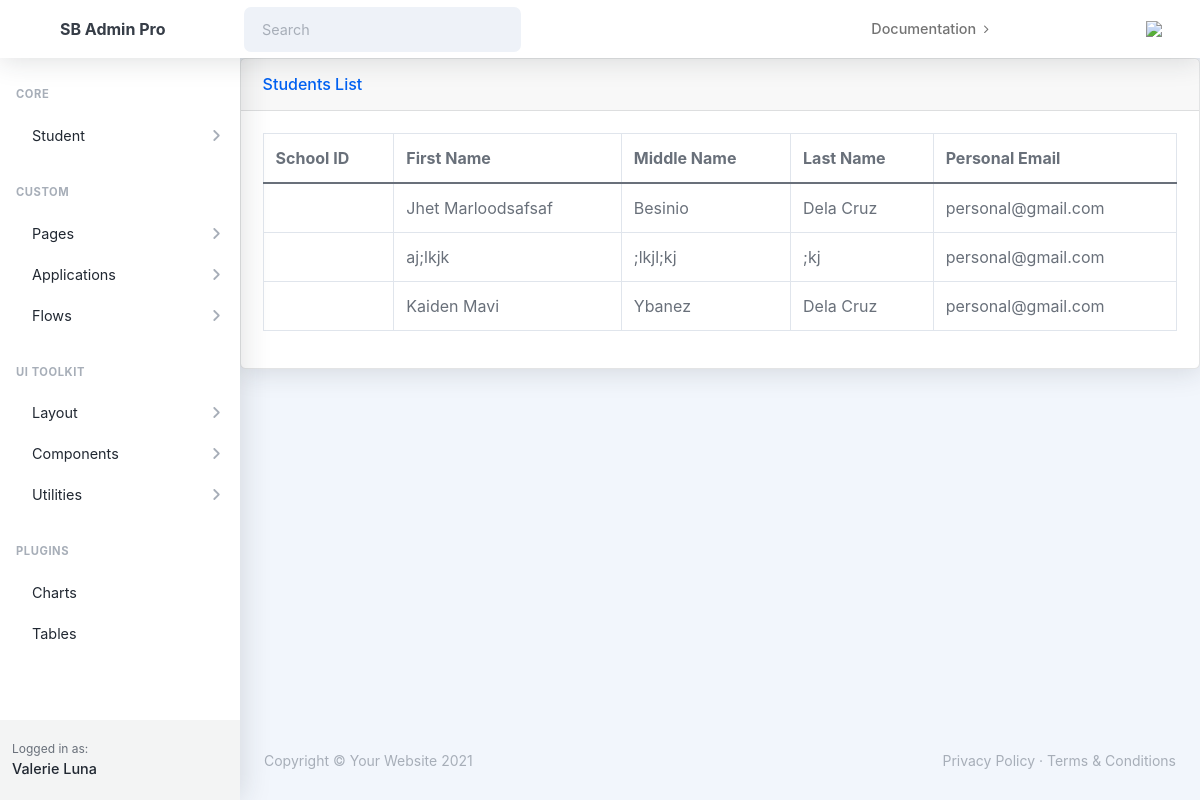
The page /students/lists/ on the database as committed earlier.
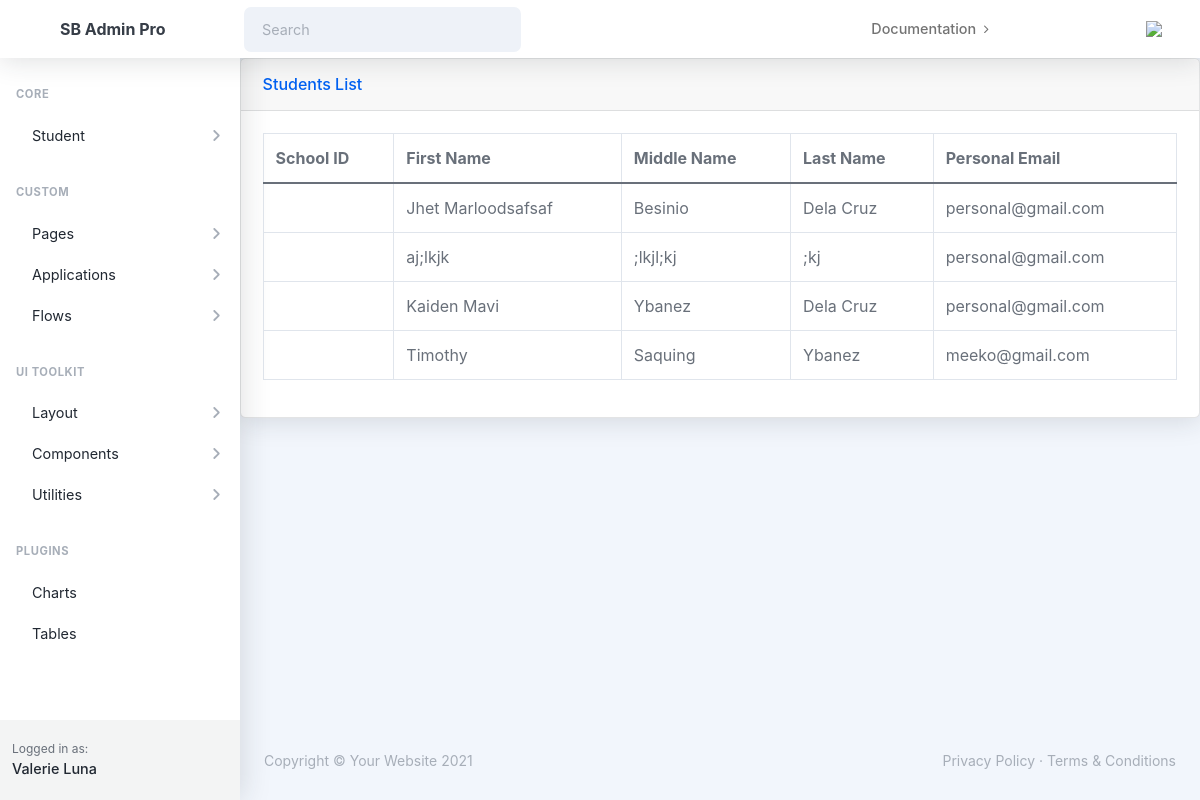
The same page on the database as committed later.
### students/models.py (models this page shows, shortened)
class Student(models.Model):
    std_sch_id = models.CharField(max_length=50)
    first_name = models.CharField(max_length=100)
    middle_name = models.CharField(max_length=100)
    last_name = models.CharField(max_length=100)
    suffix = models.CharField(max_length=10, blank=True)
    birth_date = models.DateField()
    country_of_birth = models.CharField(max_length=100)
    birth_place = models.CharField(max_length=100)
    nationality = models.CharField(max_length=100)
    CIVIL_STATUS_CHOICES = [
        ('single', 'Single'),
        ('married', 'Married'),
        ('widowed', 'Widowed'),
        ('divorced', 'Divorced'),
        ('separated', 'Separated'),
    ]
    civil_status = models.CharField(max_length=20, choices=CIVIL_STATUS_CHOICES, blank=True)
    SEX_CHOICES = [
        ('male', 'Male'),
        ('female', 'Female'),
    ]
    sex = models.CharField(max_length=10, choices=SEX_CHOICES, blank=True)
    religion = models.CharField(max_length=100)
    mobile_number = models.CharField(max_length=20)
    telephone_number = models.CharField(max_length=20, blank=True)
    personal_email = models.EmailField()

### students/views.py (the view)
# urls.py: path('lists/', list_students, name='list-students'),
def list_students(request):
    students = Student.objects.all()
    for student in students:
        print(student.first_name)
    context = {
        'students': students,
        'page_heading': 'Student List',
    }
    return render(request, 'students/list-students.html', context)

### students/templates/students/list-students.html (shortened to what this page needs)
{% extends 'students/base.html' %}
{% load crispy_forms_tags %}
{% block content %}
          <div class="card shadow mb-4">
            <div class="card-header py-3">
              <h6 class="m-0 font-weight-bold text-primary">Students List</h6>
            </div>
            <div class="card-body">
              <div class="table-responsive">
                <table class="table table-bordered" id="dataTable" width="100%" cellspacing="0">
                  <thead>
                    <tr>
                      <th>School ID</th>
                      <th>First Name</th>
                      <th>Middle Name</th>
                      <th>Last Name</th>
                      <th>Personal Email</th>
                    </tr>
                  </thead>
                  <tbody>
                        {% for student in students %}
                            <tr>
                                <td>
                                </td>
                                <td>{{ student.first_name }}</td>
                                <td>{{ student.middle_name }}</td>
                                <td>{{ student.last_name }}</td>
                                <td>{{ student.personal_email }}</td>
                            </tr>
                        {% endfor %}
                  </tbody>
                </table>
              </div>
            </div>
          </div>
{% endblock %}

Rows that differ between the two databases and show on the page:
added Student: first_name "Timothy", middle_name "Saquing", last_name "Ybanez", personal_email "meeko@gmail.com"
